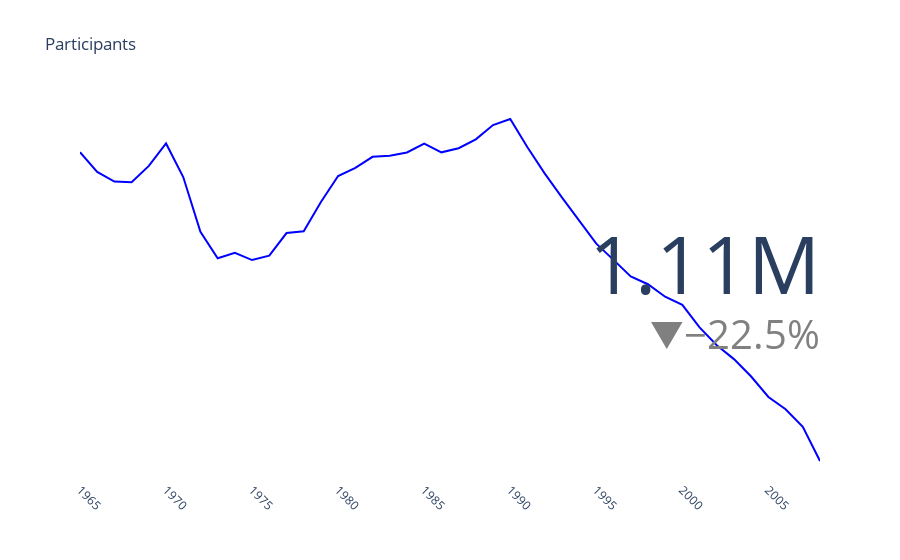

The notebook cell this image was saved under:
### Code cell
fig = go.Figure(go.Indicator(
    mode = "number+delta",
    align = "right",
    number = { "suffix" : "M"},
    value= 1.11,
    delta = {"reference" : 1.433, "relative" : True, "valueformat" : ".1%", "decreasing" :{"color" :'grey'}},
    domain = {'x': [0, 1], 'y': [0,1]}))

# Create and style traces
fig.add_trace(go.Scatter(x=data_fig3.ds, y=data_fig3.num, name='nb_births',line=dict(color="#0000ff")))
fig.update_layout(xaxis_title=None,yaxis_title=None,plot_bgcolor = "white", title = "Participants")
fig.update_xaxes(tickangle=45)
#fig.update_yaxes(showline=True, linewidth=2, linecolor='black')
fig.update_yaxes(showticklabels=False)
#fig.update_yaxes(range=[0, 4000000])

### Figure 1 — Plotly figure (JSON) as saved in the notebook; plotly's stock layout.template omitted (floating-point values rounded to 4 significant figures)
{"data": [{"align": "right", "delta": {"decreasing": {"color": "grey"}, "reference": 1.433, "relative": true, "valueformat": ".1%"}, "domain": {"x": [0, 1], "y": [0, 1]}, "mode": "number+delta", "number": {"suffix": "M"}, "type": "indicator", "value": 1.11}, {"line": {"color": "#0000ff"}, "name": "nb_births", "type": "scatter", "x": ["1965-01-01 00:00:00", "1966-01-01 00:00:00", "1967-01-01 00:00:00", "1968-01-01 00:00:00", "1969-01-01 00:00:00", "1970-01-01 00:00:00", "1971-01-01 00:00:00", "1972-01-01 00:00:00", "1973-01-01 00:00:00", "1974-01-01 00:00:00", "1975-01-01 00:00:00", "1976-01-01 00:00:00", "1977-01-01 00:00:00", "1978-01-01 00:00:00", "1979-01-01 00:00:00", "1980-01-01 00:00:00", "1981-01-01 00:00:00", "1982-01-01 00:00:00", "1983-01-01 00:00:00", "1984-01-01 00:00:00", "1985-01-01 00:00:00", "1986-01-01 00:00:00", "1987-01-01 00:00:00", "1988-01-01 00:00:00", "1989-01-01 00:00:00", "1990-01-01 00:00:00", "1991-01-01 00:00:00", "1992-01-01 00:00:00", "1993-01-01 00:00:00", "1994-01-01 00:00:00", "1995-01-01 00:00:00", "1996-01-01 00:00:00", "1997-01-01 00:00:00", "1998-01-01 00:00:00", "1999-01-01 00:00:00", "2000-01-01 00:00:00", "2001-01-01 00:00:00", "2002-01-01 00:00:00", "2003-01-01 00:00:00", "2004-01-01 00:00:00", "2005-01-01 00:00:00", "2006-01-01 00:00:00", "2007-01-01 00:00:00", "2008-01-01 00:00:00"], "y": [2088815, 2026313, 1996035, 1993465, 2045481, 2116568, 2010279, 1836951, 1752822, 1770350, 1747288, 1761220, 1832817, 1838122, 1931430, 2013414, 2039496, 2074184, 2077591, 2087959, 2115715, 2088465, 2101336, 2129561, 2174701, 2193999, 2104267, 2021945, 1945980, 1870649, 1799319, 1747868, 1695562, 1670774, 1631158, 1605511, 1534112, 1477571, 1433589, 1378425, 1313678, 1274977, 1218982, 1110919]}], "layout": {"plot_bgcolor": "white", "title": {"text": "Participants"}, "xaxis": {"tickangle": 45, "title": {}}, "yaxis": {"showticklabels": false, "title": {}}}}
